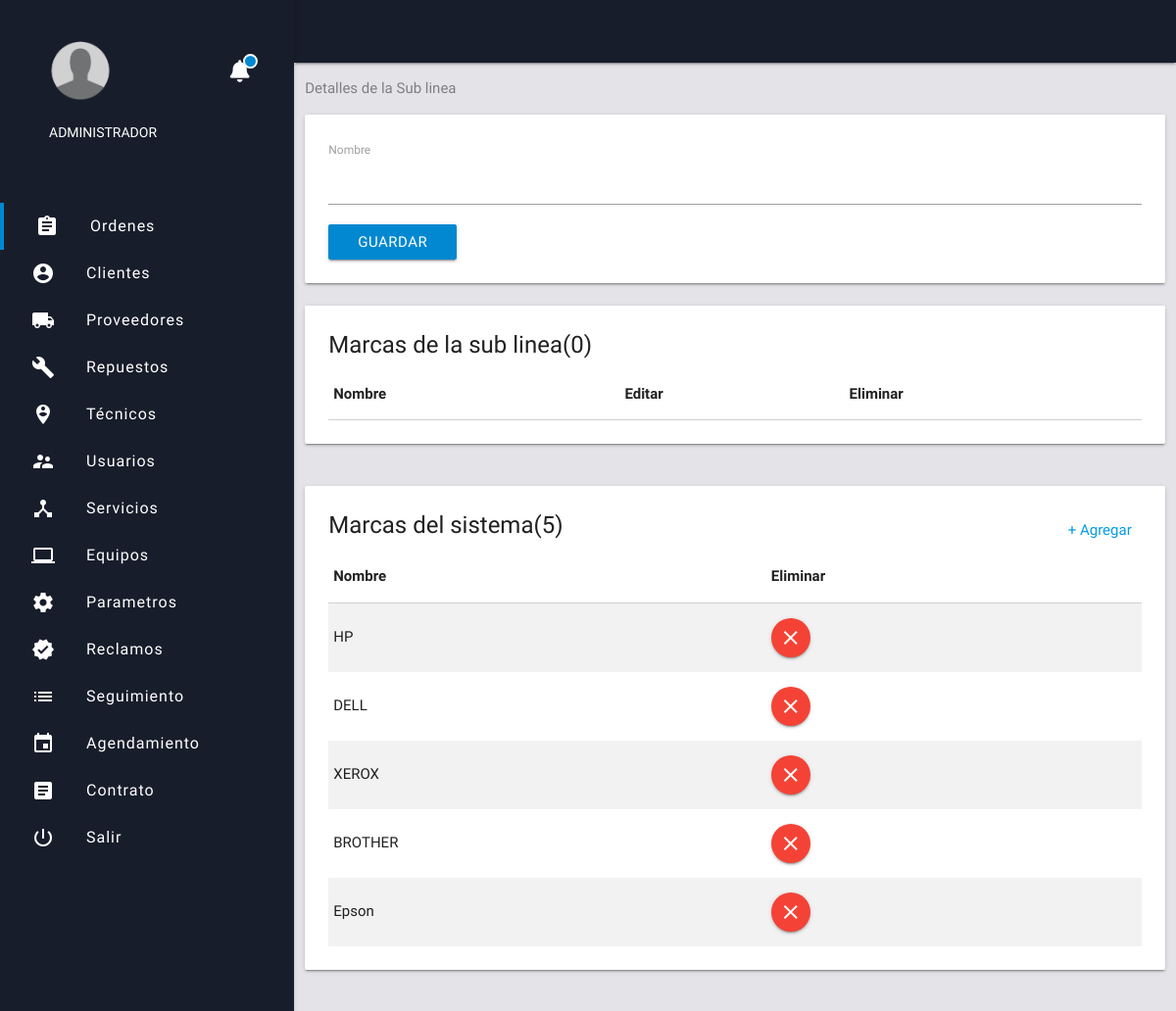
Screenshot of /equipments/update_line.php with the database file from the repository.
### tables this page shows
CREATE TABLE `brands` (
  `id` int(11) NOT NULL,
  `name` varchar(100) NOT NULL
);

### equipments/update_line.php (the view, shortened to what this page needs)
<?php include '../extend/header.php';
$id = $_GET['id_linea'];
$id_sublinea = $_GET['id_sublinea'];
?>
<div class="row">
      <div class="col s12">
      <p style="color:grey;">Detalles de la Sub linea</p>
      <div class="card horizontal">
         <div class="card-stacked">
           <div class="card-content">
             <form  action="up_subline.php" method="post">
               <label for="subline_name">Nombre</label>
               <input type="text" name="subline_name" value="<?php echo $name_subline ?>">
               <button  type="submit" class="btn light-blue darken-2">Guardar</button>
             </form>
           </div>
         </div>
      </div>
     </div>
       <?php $sel = $con->query("SELECT DISTINCT name, id, linea_brands.id_relation FROM brands
                      INNER JOIN linea_brands
                      ON brands.id = linea_brands.id_brand
                      WHERE linea_brands.id_line = '$id_sublinea'");
        $row = mysqli_num_rows($sel);
        ?>
           <div class="row">
              <div class="col s12">
               <div class="card">
                 <div class="card-content">
                  <span class="card-title">Marcas de la sub linea(<?php echo $row ?>)</span>
                  <table class="excel striped responsive-table" border="1">
                    <thead>
                      <th>Nombre</th>
                      <th class="borrar">Editar</th>
                      <th class="borrar">Eliminar</th>
                    </thead>
                  </table>
                 </div>
              </div>
             </div>
           </div>
           <?php $sel2 = $con->query("SELECT * from brands");
        $row = mysqli_num_rows($sel2);
        ?>
           <div class="row">
              <div class="col s12">
               <div class="card">
                 <div class="card-content">
                 <a class="right" style="padding: 10px;" href="add_brand.php"> + Agregar</a>
                   <form  action="excel.php" method="post" target="_blank" id="exportar">
                  <span class="card-title">Marcas del sistema(<?php echo $row ?>)</span>
                  </form>
                  <table class="excel striped responsive-table" border="1">
                    <thead>
                      <th>Nombre</th>
                      <th class="borrar">Eliminar</th>
                    </thead>
                      <tr>
                      <?php  while ($l = $sel2->fetch_assoc()) {
                      ?>
                        <td><?php echo $l['name'] ?></td>
                        <td class="borrar"><a href="#" class="btn-floating red" onclick="swal({ title:'Esta seguro que desea eliminar la marca del sistema?',text: 'Se perderan los datos!', type: 'warning', showCancelButton: true, confirmButtonColor: '#3085d6', cancelButtonColor: '#d33', confirmButtonText: 'Si, eliminar'}).then(function (isConfirm) {
                         if(isConfirm.value){  location.href='delete_brand.php?id=<?php echo  $l['id'] ?>'; } else { location.href='update_line.php?id_linea=<?php echo     $id ?>';} })"><i class="material-icons">clear</i></a></td>
                      </tr>
                      <?php } ?>
                  </table>
                 </div>
              </div>
             </div>
           </div>
<?php include '../extend/scripts.php'; ?>
</body>
</html>

### css/web-app.css (style rules this page uses)
html { background-color:#e4e3e8; font-family: 'Work Sans', sans-serif; }

### css/notifications.css (style rules this page uses)
body { margin: 0; padding: 0; }

### rows the page displays
brands: name "HP"
brands: name "DELL"
brands: name "XEROX"
brands: name "BROTHER"
brands: name "Epson"

### other values shown
$row "0"
$row "5"
